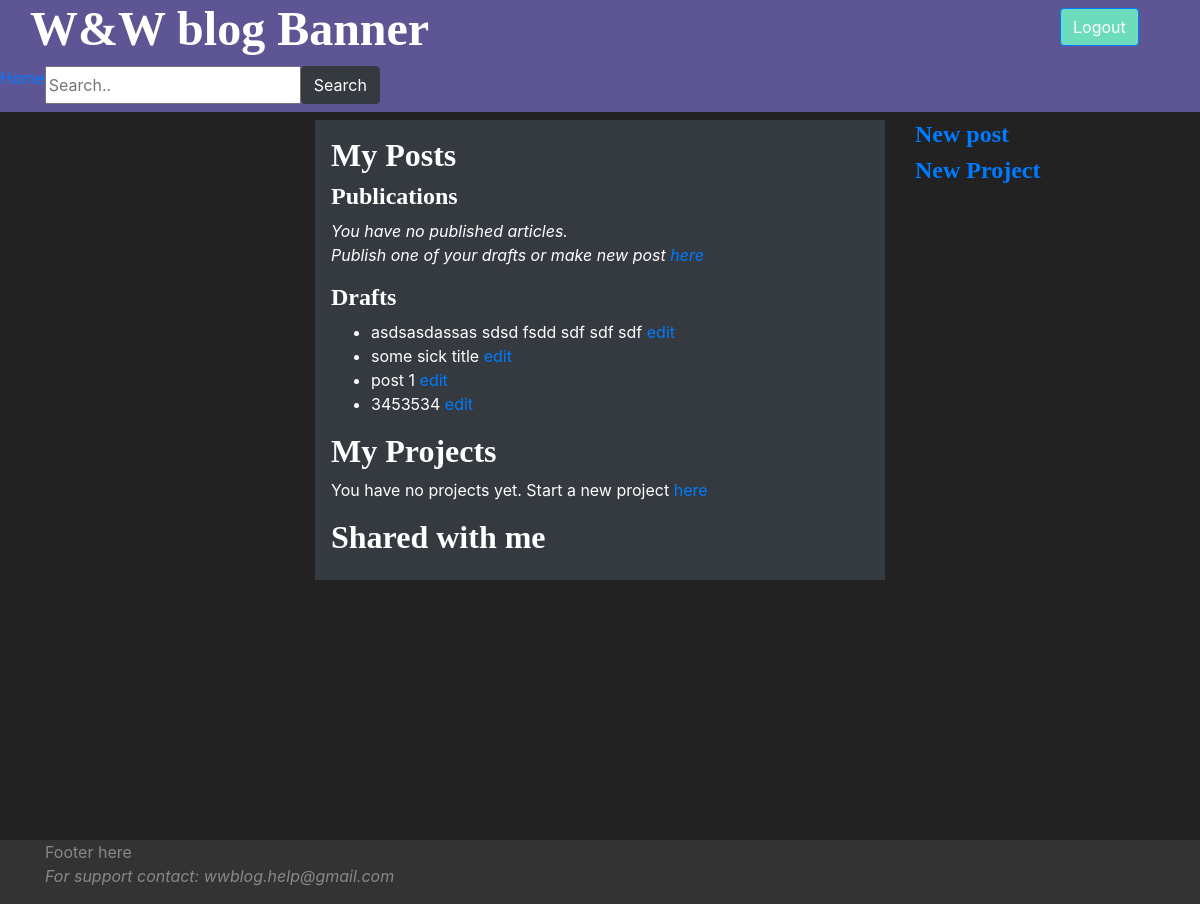
The page /me/ (signed in) on the database as committed earlier.
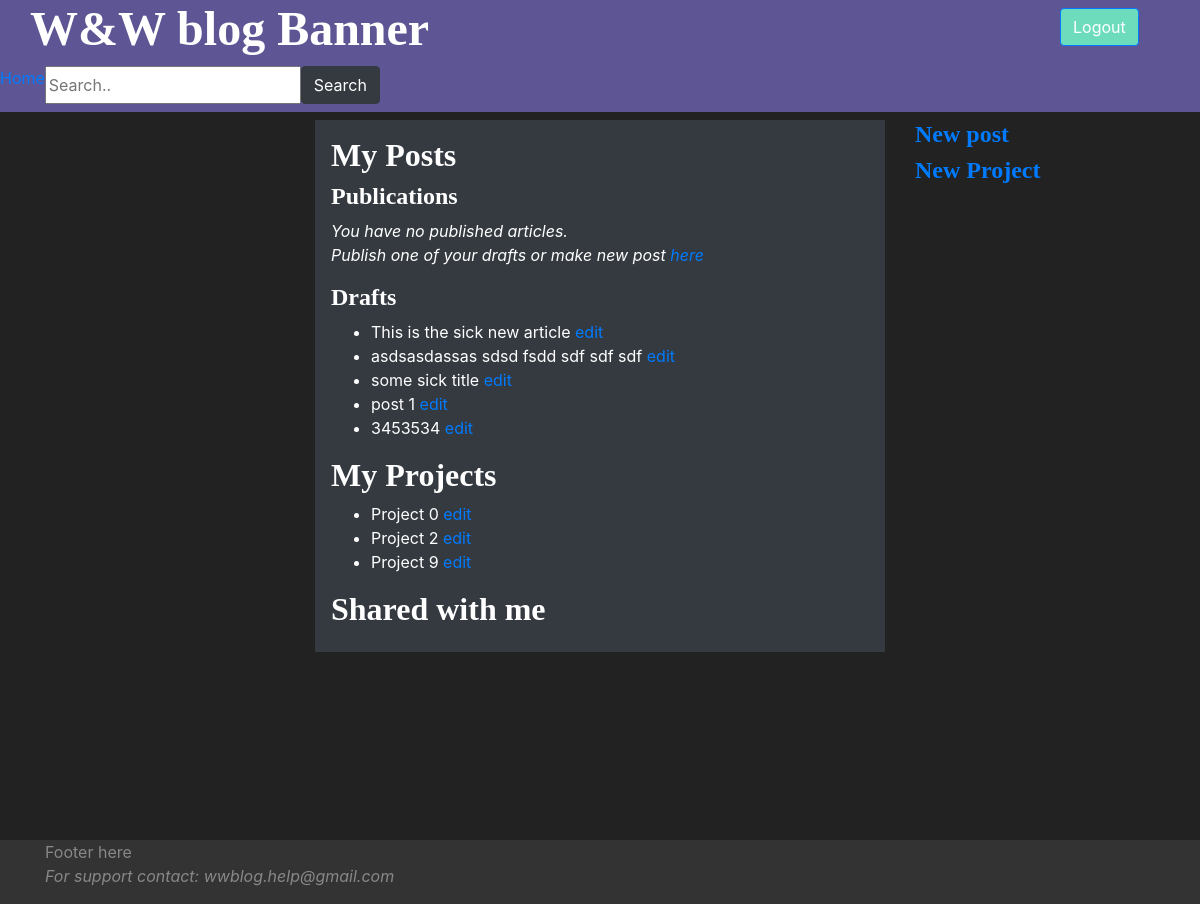
The same page on the database as committed later.
### wwapp/models.py (models this page shows, shortened)
class Article(models.Model):
    article_id = models.AutoField(primary_key=True)
    article_title = models.CharField(max_length=45)
    pub_date = models.DateTimeField(blank=True, null=True)
    author = models.ForeignKey(User, on_delete=models.PROTECT)
    published = models.BooleanField(default=False)
    creation_date = models.DateTimeField(auto_now_add=True)
    article_parent = models.ForeignKey("Article", on_delete=models.SET_NULL, null=True, blank=True)
    """
    # populate with -  default=timezone.now - from django.utils.timezone.now()
    # edit_date = models.DateField(auto_now=True)
    # can be used instead auto_now_add = True,
    """
    class Meta:
        indexes = [
            models.Index(fields=['article_title']),
            models.Index(fields=['author']),
        ]

class Category(models.Model):
    category_id = models.AutoField(primary_key=True)
    category_name = models.CharField(unique=True, max_length=45)
    category_creator = models.ForeignKey(User, on_delete=models.PROTECT)
    class CategoryType(models.TextChoices):
        PROJECT = 'PROJECT', _('Project')
        TOPIC = 'TOPIC', _('Topic')
        SUBTOPIC = 'SUBTOPIC', _('SubTopic')
    category_type = models.CharField(max_length=45, choices=CategoryType.choices, default=CategoryType.PROJECT)
    class Meta:
        verbose_name_plural = 'Categories'
        indexes = [
            models.Index(fields=['category_name']),
        ]

### wwapp/views.py (the view)
# urls.py: path('me/', views.manage_own_content, name='manage_own_content'),
@login_required
def manage_own_content(request):
    drafted_articles = ArticleHandler.get_user_drafted_articles(request.user)
    published_articles = ArticleHandler.get_user_published_articles(request.user)
    values = {
        "drafted_articles": drafted_articles,
        "published_articles": published_articles,
        "user": request.user,
        "user_projects": CategoryHandler.get_user_projects(request.user),
    }
    return render(request, 'wwapp/manage_user_content.html', values)

### wwapp/handlers.py (called while the page is built)
    @staticmethod
    def get_user_projects(user: User) -> [Category]:
        try:
            return Category.objects.filter(category_creator_id=user.id,
                                           category_type=Category.CategoryType.PROJECT).order_by('category_name')
        except exceptions.EmptyResultSet:
            return []

    @staticmethod
    def get_user_published_articles(user: User):
        try:
            return Article.objects.filter(author_id=user.id, published=True).order_by('-pub_date')
        except exceptions.EmptyResultSet:
            return None

    @staticmethod
    def get_user_drafted_articles(user: User):
        try:
            return Article.objects.filter(author_id=user.id, published=False).order_by('-creation_date')
        except exceptions.EmptyResultSet:
            return None

### wwapp/templates/wwapp/manage_user_content.html (shortened to what this page needs)
{% extends 'wwapp/base.html' %}
{% block right_nav %}
    {% if request.user.is_authenticated %}
        <h4><a href="{% url 'wwapp:new_article' %}">New post</a></h4>
        <h4><a href="{% url 'wwapp:new_project' %}">New Project</a></h4>
    {% endif %}
{% endblock %}
{% block content %}
    {% if request.user.is_authenticated %}
        <h3>My Posts</h3>
    {% endif %}
    <h4>Publications</h4>
    {% if published_articles %}
        <ul title="publications_list">
            {% for article in published_articles %}
                <li>
                    <a href="{% url 'wwapp:open_article' article.article_id %}">{{ article.article_title }}</a>
                    <a href="{% url 'wwapp:edit_article' article.article_id %}"></a>
                </li>
            {% endfor %}
        </ul>
    {% else %}
        <p><i>You have no published articles.<br>Publish one of your drafts or make new post <a href="{% url 'wwapp:new_article' %}">here</a></i></p>
    {% endif %}
    <h4>Drafts</h4>
    {% if drafted_articles %}
        <ul title="drafts_list">
            {% for article in drafted_articles %}
                <li>
                    {{ article.article_title }}
                    <a href="{% url 'wwapp:edit_article' article.article_id %}">edit</a>
                </li>
            {% endfor %}
        </ul>
    {% else %}
        <p>You have no drafts. Make a new post <a href="{% url 'wwapp:new_article' %}">here</a></p>
    {% endif %}
    <h3>My Projects</h3>
    {% if user_projects %}
        <ul title="drafts_list">
            {% for project in user_projects %}
                <li>
                    {{ project.category_name }}
                    <a href="{% url 'wwapp:edit_category' project.category_id %}">edit</a>
                </li>
            {% endfor %}
        </ul>
    {% else %}
        <p>You have no projects yet. Start a new project <a href="{% url 'wwapp:new_project' %}">here</a></p>
    {% endif %}
    <h3>Shared with me</h3>
{% endblock %}

### wwapp/templates/wwapp/base.html (shortened to what this page needs)
<!DOCTYPE html>
<html lang="en">
<head>
    {% load static %}
    <link rel="stylesheet" href="https://stackpath.bootstrapcdn.com/bootstrap/4.3.1/css/bootstrap.min.css"
>
    <link rel="stylesheet" type="text/css" href="{% static 'wwapp/css/fonts.css' %}">
    <link rel="stylesheet" type="text/css" href="{% static 'wwapp/css/style.css' %}">
</head>
<body class="container-fluid h-100">
<div class="row max-width pb-2" id="banner_container">
    <div class="banner col-12  pb-2" id="banner">
        <div class="row col-12">
            <div class="banner__title col-11">
                <h1 class="mx-auto" onclick="location.href = '{% url 'wwapp:index' %}'">W&W blog Banner</h1>
            </div>
            {% if request.user.is_authenticated %}
                <button class="btn btn-primary h-100 mt-2" id="logout-btn"
                        onclick="location.href = '{% url 'wwapp:logout' %}'">Logout</button>
            {% else %}
                <button class="btn btn-primary h-100 mt-2" id="login-btn"
                        onclick="location.href = '{% url 'wwapp:login' %}'">Login</button>
            {% endif %}
        </div>
        <div class="row banner__nav">
            <a href="{% url 'wwapp:index' %}">Home</a>
            <div class="input-group- mb3">
                <div class="input-group-prepend pb-50">
                    <input type="text" name="search" placeholder="Search..">
                    <button type="submit" name="search_btn" value="search_text" class="btn btn-dark">Search</button>
                </div>
            </div>
        </div>
    </div>
</div>
<div class="row max-width h-100">
    <div class="nav col-3 ">
    </div>
    <div class="content col-6" , id="content" ,>
        <div class="p-3 mb-2 bg-dark text-whit">
            {% block content %}
            {% endblock %}
        </div>
    </div>
    <div class="aside col-3">
        {% block right_nav %}{% endblock %}
    </div>
</div>
<footer class="footer row max-width h-100">
    <div class="container">
        Footer here<br>
        <p><i>For support contact: wwblog.help@gmail.com</i></p>
    </div>
</footer>
</body>
</html>

### wwapp/static/wwapp/css/style.css (style rules this page uses)
.banner { background: #5E5694; }
#logout-btn { background: #6DDCBD; }
#login-btn, #logout-btn { background: #6DDCBD; }
body { background: #222222; color: white; font-style: normal; }
footer { background: #333333; color: #888888; }
.content { min-height: 90vh; border-radius: 4%; }
html { font-size: 100%; }
h1, h2, h3, h4 { font-family: WorkSans, serif; }
h1 { font-size: 3rem; }
h3 { font-size: 2rem; }
h4 { font-size: 1.5rem; }
p { font-size: 1em; }
h1, h2 { font-weight: 600; }
h3, h4 { font-weight: 600; }

Rows that differ between the two databases and show on the page:
added Article: article_title "This is the sick new article"
added Category: category_name "Project 0"
added Category: category_name "Project 2"
added Category: category_name "Project 9"
Other text that changed with them:
text no longer shown: "You have no projects yet. Start a new project here"
